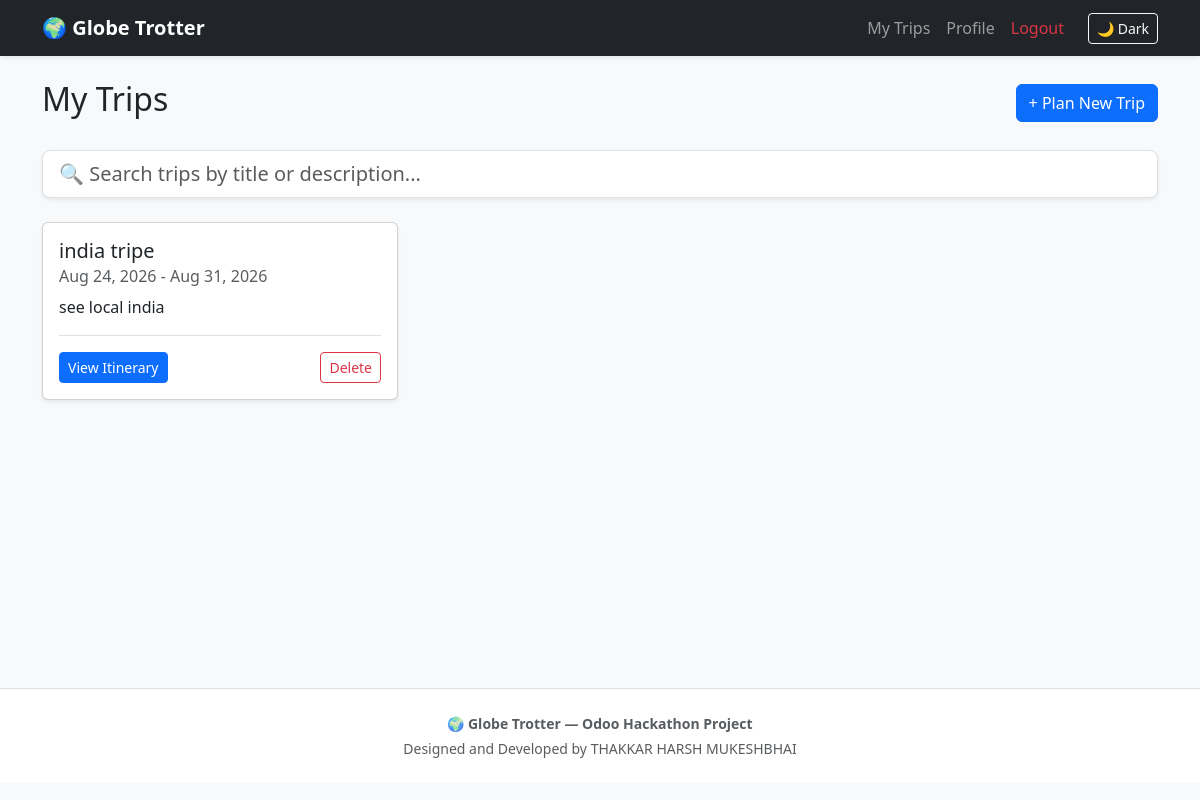
The page /dashboard (signed in) on the database its author committed.
### app/models.py (models this page shows)
class Trip(db.Model):
    id = db.Column(db.Integer, primary_key=True)
    user_id = db.Column(db.Integer, db.ForeignKey('user.id'), nullable=False) # Links the trip to the user
    title = db.Column(db.String(100), nullable=False)
    description = db.Column(db.Text, nullable=True)
    start_date = db.Column(db.Date, nullable=False)
    end_date = db.Column(db.Date, nullable=False)
    created_at = db.Column(db.DateTime, default=datetime.utcnow)
    stops = db.relationship('Stop', backref='trip', lazy=True, cascade="all, delete-orphan")

### app/routes.py (the view)
@auth.route('/dashboard')
@login_required
def dashboard():
    user_trips = Trip.query.filter_by(user_id=current_user.id).all()
    return render_template('dashboard.html', trips=user_trips)

### app/__init__.py (called while the page is built)
def create_app():
    app = Flask(__name__)
    app.config["SECRET_KEY"] = "123456"
    app.config["SQLALCHEMY_DATABASE_URI"] = "sqlite:///project.db"
    app.config["SQLALCHEMY_TRACK_MODIFICATIONS"] = False
    db.init_app(app)
    login_manager.init_app(app)
    login_manager.login_view = 'auth.login'
    login_manager.login_message_category = 'info'
    from app.routes import auth as auth_blueprint
    app.register_blueprint(auth_blueprint)
    from app.models import User
    @login_manager.user_loader
    def load_user(user_id):
        return User.query.get(int(user_id))
    return app

### app/templates/dashboard.html (shortened to what this page needs)
{% extends "base.html" %}
{% block content %}
<div class="d-flex justify-content-between align-items-center mb-4">
    <h2>My Trips</h2>
    <a href="{{ url_for('auth.create_trip') }}" class="btn btn-primary">+ Plan New Trip</a>
</div>
{% if trips %}
<div class="mb-4">
    <input type="text" id="tripSearchInput" class="form-control form-control-lg shadow-sm" placeholder="🔍 Search trips by title or description..." onkeyup="filterTrips()">
</div>
{% endif %}
<div class="row" id="tripsGrid">
    {% if trips %}
        {% for trip in trips %}
        <div class="col-md-4 mb-4 trip-card-wrapper">
            <div class="card shadow-sm h-100">
                <div class="card-body d-flex flex-column">
                    <h5 class="card-title trip-title">{{ trip.title }}</h5>
                    <h6 class="card-subtitle mb-2 text-muted">
                        {{ trip.start_date.strftime('%b %d, %Y') }} - {{ trip.end_date.strftime('%b %d, %Y') }}
                    </h6>
                    <p class="card-text text-truncate trip-desc">{{ trip.description }}</p>
                    <div class="mt-auto d-flex justify-content-between align-items-center pt-3 border-top">
                        <a href="{{ url_for('auth.trip_view', trip_id=trip.id) }}" class="btn btn-primary btn-sm">View Itinerary</a>
                        <form method="POST" action="{{ url_for('auth.delete_trip', trip_id=trip.id) }}" onsubmit="return confirm('Delete this trip completely?');">
                            <button type="submit" class="btn btn-outline-danger btn-sm">Delete</button>
                        </form>
                    </div>
                </div>
            </div>
        </div>
        {% endfor %}
    {% else %}
        <div class="col-12 text-center mt-5">
            <h4 class="text-muted">You haven't planned any trips yet!</h4>
            <p>Click the button above to get started.</p>
        </div>
    {% endif %}
</div>
{% endblock %}

### app/templates/base.html (style rules this page uses)
body { transition: background-color 0.3s ease, color 0.3s ease; }

### rows shown on the page
Trip: title "india tripe", start_date "Aug 24, 2026", end_date "Aug 31, 2026", description "see local india"
